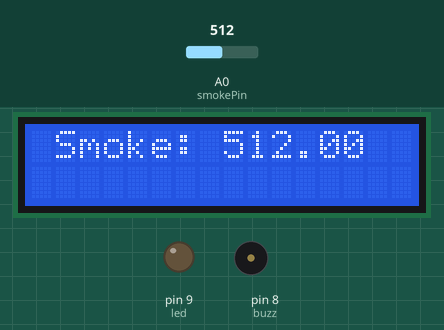
This sketch was run on a simulated Arduino Uno, built with avr-gcc and run on an emulated ATmega328P. Parts: 16×2 character LCD, output pins drawn as LEDs (lit = HIGH), buzzer (waves = sounding, pin HIGH). The inputs (shaded band) are chosen by the test bench; at power-on: A0 (smokePin) = 512.

Above: at 2.6 s.
2.7 s: A0 (smokePin) set to 190
At 3.5 s:
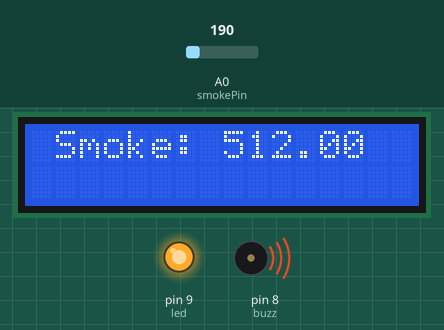
5.3 s: A0 (smokePin) set to 208
At 8.2 s:
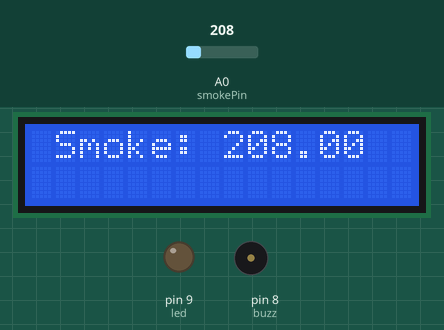
8.4 s: A0 (smokePin) set to 122
At 11.0 s:
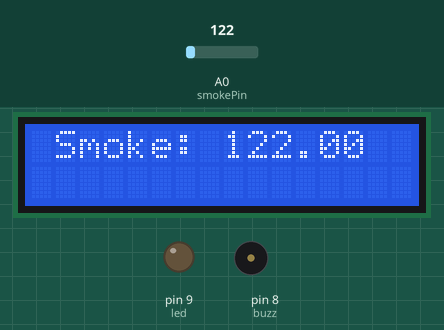
Timing chart, 0 to 12.5 s (numbered marks = the images above; inputs shaded):
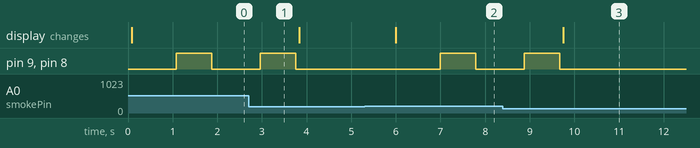

Measured:
- the behaviour switches between 200 and 201 on A0 (smokePin) (found by bisection; images 1 and 2)
- after the input at 2.7 s, pin 9 (led), pin 8 (buzz): goes on until 3.8 s, then stays LOW
- after the input at 5.3 s, pin 9 (led), pin 8 (buzz): LOW → HIGH after 1.7 s, → LOW 0.80 s later; the display: changes after 0.70 s (image 2)
- after the input at 8.4 s, pin 9 (led), pin 8 (buzz): goes on until 9.7 s, then stays LOW; the display: changes after 1.4 s (image 3)

The sketch:

MQ2_with_I2C_Display.ino
```cpp
#include <Wire.h>
#include <LiquidCrystal_I2C.h>

LiquidCrystal_I2C lcd(0x27, 16, 2);
double value;
int smokePin = A0;
int led = 9;
int buzz = 8;
void setup() {
  // put your setup code here, to run once:
  Serial.begin(9600);
  pinMode(smokePin, INPUT);
  pinMode(led, OUTPUT);
  pinMode(buzz, OUTPUT);

}

void loop() {
  // put your main code here, to run repeatedly:
  value = analogRead(smokePin);
  lcd.begin();
  lcd.backlight();
  lcd.setCursor(1, 0);
  lcd.print("Smoke: ");
  lcd.println(value);
  delay (1000);
  if(value >200){
    digitalWrite(led, HIGH);
    digitalWrite(buzz, HIGH);
    delay(800);
    digitalWrite(led, LOW);
    digitalWrite(buzz, LOW);
  }else{
    digitalWrite(led, LOW);
    digitalWrite(buzz, LOW);
  }
}
```
